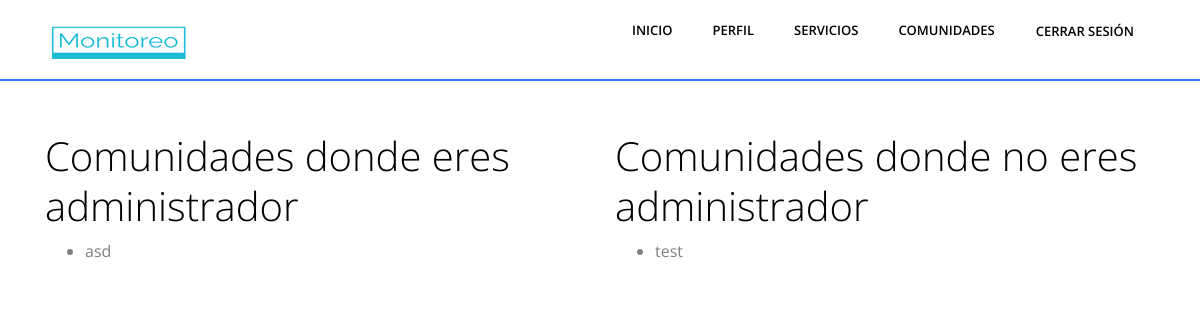
Before: /mis-comunidades/ (signed in) with the older database file.
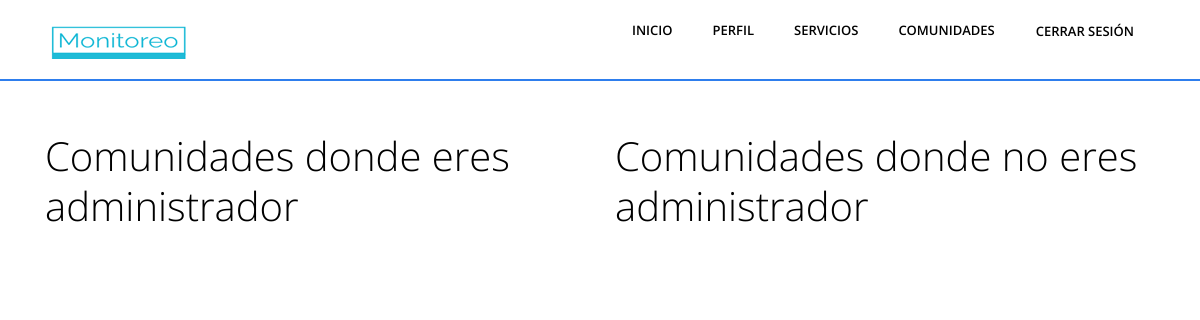
After: the same page with the newer database file.
### Aplicaciones/Monitoreo/models.py (models this page shows, shortened)
class ComunidadPerfil(models.Model):
    comunidad = models.ForeignKey(Comunidad, on_delete=models.CASCADE)
    perfil = models.ForeignKey('Perfil', on_delete=models.CASCADE)
    esAdmin = models.BooleanField(default=False)
    """ observador, un miembro de la comunidad no afectado por la tematica de la comunidad (usuarios silla de rueda) """
    observador = models.BooleanField(default=True)

class Comunidad(models.Model):
    nombre = models.CharField(max_length=100)
    descripcion = models.CharField(max_length=255, null=True)

### Aplicaciones/Monitoreo/views.py (the view)
# urls.py: path('mis-comunidades/', views.listar_comunidades_perfil, name='listar_comunidades_perfil'),
def listar_comunidades_perfil(request):
    group_names = requestGroups(request)
    perfil = Perfil.objects.get(user=request.user)
    comunidades_admin = ComunidadPerfil.objects.filter(perfil=perfil,esAdmin=True)
    comunidades_no_admin = ComunidadPerfil.objects.filter(perfil=perfil,esAdmin=False)
    context = {
        'request':request,
        'groups':group_names,
        'perfil': perfil,
        'comunidades_admin': comunidades_admin,
        'comunidades_no_admin': comunidades_no_admin
    }
    return render(request, 'mis_comunidades.html', context)

### Aplicaciones/Monitoreo/views.py (called while the page is built)
def requestGroups(request):
    user = request.user
    user_groups = user.groups.all()
    group_names = [group.name for group in user_groups]
    return group_names

### Aplicaciones/Monitoreo/templates/mis_comunidades.html (shortened to what this page needs)
{% load static %}
<html lang="es">
  {% include 'fragments/head.html' %}
  <body class="body-wrapper" data-spy="scroll" data-target=".privacy-nav">
    {% include 'fragments/header.html' %}
     <div class="container mt-5">
      <div class="row">
        <div class="col-md-6">
          <h2>Comunidades donde eres administrador</h2>
          <ul>
            {% for comunidad_perfil in comunidades_admin %}
              <li>{{ comunidad_perfil.comunidad.nombre }}</li>
            {% endfor %}
          </ul>
        </div>
        <div class="col-md-6">
          <h2>Comunidades donde no eres administrador</h2>
          <ul>
            {% for comunidad_perfil in comunidades_no_admin %}
              <li>{{ comunidad_perfil.comunidad.nombre }}</li>
            {% endfor %}
          </ul>
        </div>
      </div>
    </div>
  </body>
</html>

Changed rows visible on the page:
removed ComunidadPerfil: comunidad.nombre "asd", shown under "Comunidades donde eres administrador"
removed ComunidadPerfil: comunidad.nombre "test", shown under "Comunidades donde no eres administrador"
